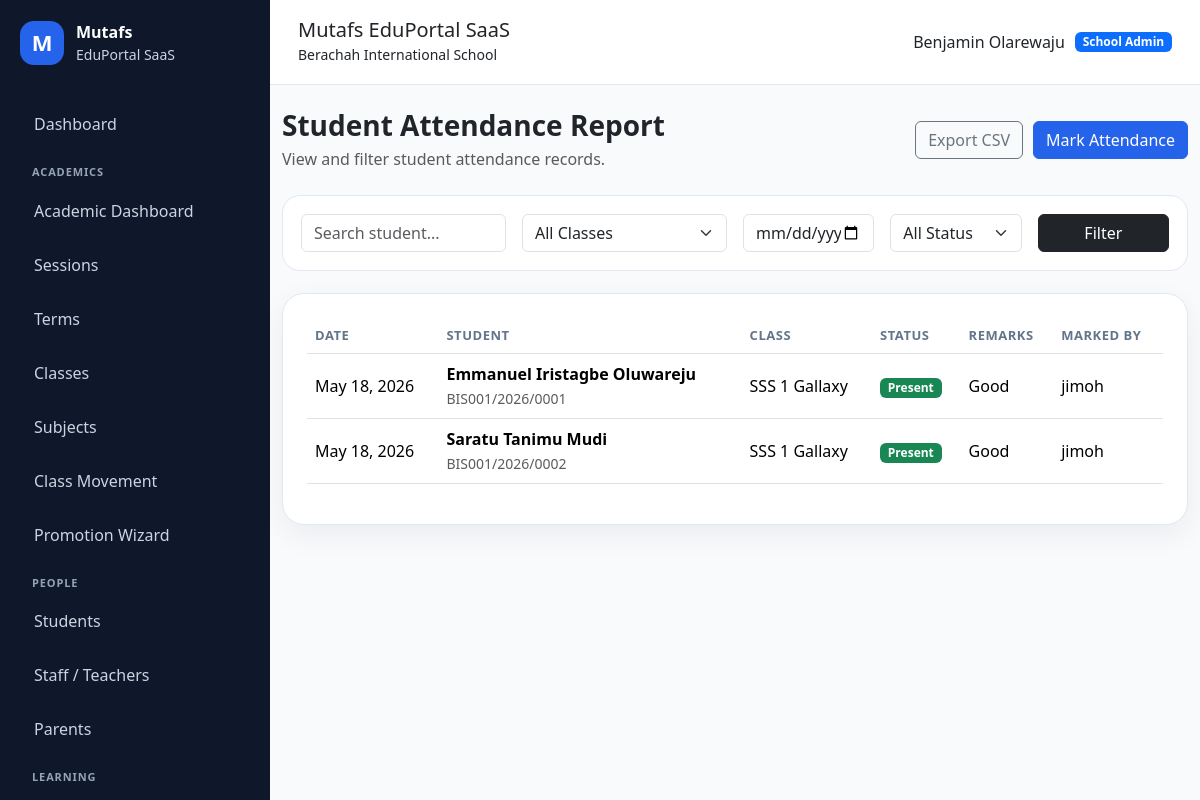
Screenshot of /attendance/students/report/ (signed in) with the database file from the repository.
### apps/schools/models.py (models this page shows, shortened)
class School(models.Model):
    class SubscriptionStatus(models.TextChoices):
        TRIAL = "TRIAL", "Trial"
        ACTIVE = "ACTIVE", "Active"
        EXPIRED = "EXPIRED", "Expired"
        SUSPENDED = "SUSPENDED", "Suspended"
    name = models.CharField(max_length=255)
    slug = models.SlugField(max_length=255, unique=True, db_index=True)
    portal_subpath = models.SlugField(
        max_length=255,
        unique=True,
        help_text="Public portal path, e.g. berachah-school",
    )
    code = models.CharField(max_length=50, unique=True, db_index=True)
    email = models.EmailField(blank=True)
    phone = models.CharField(max_length=30, blank=True)
    address = models.TextField(blank=True)
    logo = models.ImageField(upload_to="school_logos/", blank=True, null=True)
    result_stamp = models.ImageField(
        upload_to="school_stamps/",
        blank=True,
        null=True,
    )
    is_active = models.BooleanField(default=True)
    is_verified = models.BooleanField(default=False)
    subscription_status = models.CharField(
        max_length=20,
        choices=SubscriptionStatus.choices,
        default=SubscriptionStatus.TRIAL,
        db_index=True,
    )
    subscription_start_date = models.DateField(null=True, blank=True)
    subscription_end_date = models.DateField(null=True, blank=True)
    result_checker_enabled = models.BooleanField(default=True)
    cbt_enabled = models.BooleanField(default=True)
    finance_enabled = models.BooleanField(default=True)
    parent_portal_enabled = models.BooleanField(default=True)
    custom_domain = models.CharField(
        max_length=255,
        blank=True,
        db_index=True,
        help_text="Example: schoolname.com",
    )
    subdomain = models.SlugField(
        max_length=100,
        blank=True,
        db_index=True,
        help_text="Example: brightstar",
    )
    primary_color = models.CharField(
        max_length=20,
        default="#2563eb",
    )
    secondary_color = models.CharField(
        max_length=20,
        default="#0f172a",
    )
    accent_color = models.CharField(
        max_length=20,
        default="#22c55e",
    )
    maintenance_mode = models.BooleanField(default=False)
    maintenance_message = models.TextField(
        blank=True,
        default="This school portal is temporarily under maintenance.",
    )
    storage_limit_mb = models.PositiveIntegerField(default=500)
    allow_custom_branding = models.BooleanField(default=True)
    created_at = models.DateTimeField(auto_now_add=True)
    updated_at = models.DateTimeField(auto_now=True)
    class Meta:
        ordering = ["name"]
        indexes = [
            models.Index(fields=["slug"]),
            models.Index(fields=["portal_subpath"]),
            models.Index(fields=["subscription_status"]),
            models.Index(fields=["is_active"]),
        ]
    @property
    def is_subscription_expired(self):
        if not self.subscription_end_date:
            return False
        return timezone.localdate() > self.subscription_end_date

### apps/accounts/models.py (models this page shows, shortened)
class User(AbstractUser):
    class Role(models.TextChoices):
        SUPER_ADMIN = "SUPER_ADMIN", "Super Admin"
        SCHOOL_ADMIN = "SCHOOL_ADMIN", "School Admin"
        TEACHER = "TEACHER", "Teacher"
        STUDENT = "STUDENT", "Student"
        PARENT = "PARENT", "Parent/Guardian"
    email = models.EmailField(unique=True)
    role = models.CharField(
        max_length=30,
        choices=Role.choices,
        default=Role.STUDENT,
        db_index=True,
    )
    school = models.ForeignKey(
        "schools.School",
        on_delete=models.SET_NULL,
        null=True,
        blank=True,
        related_name="users",
    )
    phone = models.CharField(max_length=30, blank=True)
    profile_picture = models.ImageField(
        upload_to="profiles/",
        blank=True,
        null=True,
    )
    must_change_password = models.BooleanField(default=False)
    last_login_ip = models.GenericIPAddressField(null=True, blank=True)
    last_activity_at = models.DateTimeField(null=True, blank=True)
    failed_login_attempts = models.PositiveIntegerField(default=0)
    created_at = models.DateTimeField(auto_now_add=True)
    updated_at = models.DateTimeField(auto_now=True)
    REQUIRED_FIELDS = ["email"]
    class Meta:
        indexes = [
            models.Index(fields=["role"]),
            models.Index(fields=["school", "role"]),
            models.Index(fields=["email"]),
        ]
    @property
    def is_super_admin(self):
        return self.role == self.Role.SUPER_ADMIN
    @property
    def is_school_admin(self):
        return self.role == self.Role.SCHOOL_ADMIN
    @property
    def is_teacher(self):
        return self.role == self.Role.TEACHER
    @property
    def is_student(self):
        return self.role == self.Role.STUDENT
    @property
    def is_parent(self):
        return self.role == self.Role.PARENT

### apps/attendance/models.py (models this page shows, shortened)
class StudentAttendance(models.Model):
    class Status(models.TextChoices):
        PRESENT = "PRESENT", "Present"
        ABSENT = "ABSENT", "Absent"
        LATE = "LATE", "Late"
        EXCUSED = "EXCUSED", "Excused"
    school = models.ForeignKey(
        "schools.School",
        on_delete=models.CASCADE,
        related_name="student_attendance_records",
    )
    student = models.ForeignKey(
        "students.StudentProfile",
        on_delete=models.CASCADE,
        related_name="attendance_records",
    )
    school_class = models.ForeignKey(
        "academics.SchoolClass",
        on_delete=models.CASCADE,
        related_name="student_attendance_records",
    )
    session = models.ForeignKey(
        "academics.AcademicSession",
        on_delete=models.SET_NULL,
        null=True,
        blank=True,
    )
    term = models.ForeignKey(
        "academics.AcademicTerm",
        on_delete=models.SET_NULL,
        null=True,
        blank=True,
    )
    date = models.DateField()
    status = models.CharField(max_length=20, choices=Status.choices)
    remarks = models.CharField(max_length=255, blank=True)
    marked_by = models.ForeignKey(
        settings.AUTH_USER_MODEL,
        on_delete=models.SET_NULL,
        null=True,
        blank=True,
        related_name="marked_student_attendance",
    )
    created_at = models.DateTimeField(auto_now_add=True)
    updated_at = models.DateTimeField(auto_now=True)
    class Meta:
        ordering = ["-date", "student__surname"]
        unique_together = ("school", "student", "date")
        indexes = [
            models.Index(fields=["school", "date"]),
            models.Index(fields=["school", "school_class", "date"]),
            models.Index(fields=["student", "date"]),
            models.Index(fields=["status"]),
        ]

### apps/students/models.py (models this page shows, shortened)
class StudentProfile(models.Model):
    class Gender(models.TextChoices):
        MALE = "MALE", "Male"
        FEMALE = "FEMALE", "Female"
    class Status(models.TextChoices):
        ACTIVE = "ACTIVE", "Active"
        GRADUATED = "GRADUATED", "Graduated"
        TRANSFERRED = "TRANSFERRED", "Transferred"
        SUSPENDED = "SUSPENDED", "Suspended"
        WITHDRAWN = "WITHDRAWN", "Withdrawn"
    user = models.OneToOneField(
        settings.AUTH_USER_MODEL,
        on_delete=models.CASCADE,
        related_name="student_profile",
    )
    school = models.ForeignKey(
        "schools.School",
        on_delete=models.CASCADE,
        related_name="students",
    )
    current_class = models.ForeignKey(
        "academics.SchoolClass",
        on_delete=models.SET_NULL,
        null=True,
        blank=True,
        related_name="students",
    )
    admission_number = models.CharField(max_length=50, unique=True, db_index=True)
    passkey = models.CharField(max_length=20, unique=True, db_index=True)
    result_token = models.CharField(max_length=80, unique=True, blank=True, db_index=True)
    result_qr = models.ImageField(upload_to="result_qr_codes/", blank=True, null=True)
    surname = models.CharField(max_length=100, db_index=True)
    first_name = models.CharField(max_length=100)
    middle_name = models.CharField(max_length=100, blank=True)
    gender = models.CharField(max_length=10, choices=Gender.choices)
    date_of_birth = models.DateField(null=True, blank=True)
    passport = models.ImageField(upload_to="student_passports/", blank=True, null=True)
    guardian_name = models.CharField(max_length=150, blank=True)
    guardian_phone = models.CharField(max_length=30, blank=True)
    guardian_email = models.EmailField(blank=True)
    address = models.TextField(blank=True)
    status = models.CharField(max_length=20, choices=Status.choices, default=Status.ACTIVE)
    admission_date = models.DateField(default=timezone.localdate)
    created_at = models.DateTimeField(auto_now_add=True)
    updated_at = models.DateTimeField(auto_now=True)
    class Meta:
        ordering = ["surname", "first_name"]
        indexes = [
            models.Index(fields=["school", "current_class"]),
            models.Index(fields=["school", "status"]),
            models.Index(fields=["surname"]),
            models.Index(fields=["admission_number"]),
            models.Index(fields=["passkey"]),
        ]
    @property
    def full_name(self):
        names = [self.surname, self.first_name, self.middle_name]
        return " ".join([name for name in names if name]).strip()

### apps/academics/models.py (models this page shows, shortened)
class SchoolClass(models.Model):
    class Category(models.TextChoices):
        NURSERY = "NURSERY", "Nursery"
        PRIMARY = "PRIMARY", "Primary"
        JSS = "JSS", "Junior Secondary"
        SSS = "SSS", "Senior Secondary"
    school = models.ForeignKey(
        "schools.School",
        on_delete=models.CASCADE,
        related_name="classes",
    )
    name = models.CharField(max_length=100)
    category = models.CharField(max_length=20, choices=Category.choices)
    position_order = models.PositiveIntegerField(default=0)
    is_active = models.BooleanField(default=True)
    created_at = models.DateTimeField(auto_now_add=True)
    class Meta:
        ordering = ["position_order", "name"]
        unique_together = ("school", "name")

### apps/attendance/views.py (the view)
# urls.py: path("students/report/", views.student_attendance_report, name="student_attendance_report"),
@login_required
@role_required(User.Role.SCHOOL_ADMIN, User.Role.TEACHER)
def student_attendance_report(request):
    school = get_user_school(request)
    query = request.GET.get("q", "").strip()
    date = request.GET.get("date", "").strip()
    status = request.GET.get("status", "").strip()
    class_id = request.GET.get("class", "").strip()
    records = StudentAttendance.objects.filter(
        school=school,
    ).select_related("student", "school_class", "marked_by")
    if request.user.is_teacher:
        allowed_classes = teacher_allowed_classes(request)
        records = records.filter(school_class__in=allowed_classes)
        classes = allowed_classes
    else:
        classes = SchoolClass.objects.filter(school=school, is_active=True)
    if query:
        records = records.filter(
            Q(student__surname__icontains=query)
            | Q(student__first_name__icontains=query)
            | Q(student__admission_number__icontains=query)
        )
    if date:
        records = records.filter(date=date)
    if status:
        records = records.filter(status=status)
    if class_id:
        records = records.filter(school_class_id=class_id)
    return render(request, "attendance/student_attendance_report.html", {
        "records": records,
        "query": query,
        "date": date,
        "status": status,
        "class_id": class_id,
        "classes": classes,
        "statuses": StudentAttendance.Status.choices,
    })

### templates/attendance/student_attendance_report.html (shortened to what this page needs)
{% extends "base.html" %}
{% block content %}
<div class="d-flex flex-wrap justify-content-between align-items-center mb-4 gap-2">
    <div>
        <h3 class="fw-bold mb-1">Student Attendance Report</h3>
        <p class="text-muted mb-0">View and filter student attendance records.</p>
    </div>
    <div class="page-actions">
        <a href="{% url 'student_attendance_export_csv' %}" class="btn btn-outline-secondary">Export CSV</a>
        <a href="{% url 'student_attendance_select' %}" class="btn btn-primary">Mark Attendance</a>
    </div>
</div>
<div class="filter-card">
    <form method="get" class="row g-3">
        <div class="col-md-3">
            <input type="text" name="q" value="{{ query }}" class="form-control" placeholder="Search student...">
        </div>
        <div class="col-md-3">
            <select name="class" class="form-select">
                <option value="">All Classes</option>
            </select>
        </div>
        <div class="col-md-2">
            <input type="date" name="date" value="{{ date }}" class="form-control">
        </div>
        <div class="col-md-2">
            <select name="status" class="form-select">
                <option value="">All Status</option>
            </select>
        </div>
        <div class="col-md-2 d-grid">
            <button class="btn btn-dark">Filter</button>
        </div>
    </form>
</div>
<div class="content-card">
    <div class="table-responsive">
        <table class="table align-middle">
            <thead>
                <tr>
                    <th>Date</th>
                    <th>Student</th>
                    <th>Class</th>
                    <th>Status</th>
                    <th>Remarks</th>
                    <th>Marked By</th>
                </tr>
            </thead>
            <tbody>
                {% for record in records %}
                    <tr>
                        <td>{{ record.date }}</td>
                        <td>
                            <strong>{{ record.student.full_name }}</strong><br>
                            <small class="text-muted">{{ record.student.admission_number }}</small>
                        </td>
                        <td>{{ record.school_class.name }}</td>
                        <td>
                            {% if record.status == "PRESENT" %}
                                <span class="badge bg-success">Present</span>
                            {% elif record.status == "ABSENT" %}
                                <span class="badge bg-danger">Absent</span>
                            {% elif record.status == "LATE" %}
                                <span class="badge bg-warning text-dark">Late</span>
                            {% else %}
                                <span class="badge bg-secondary">{{ record.get_status_display }}</span>
                            {% endif %}
                        </td>
                        <td>{{ record.remarks|default:"—" }}</td>
                        <td>{{ record.marked_by.username|default:"—" }}</td>
                    </tr>
                {% empty %}
                    <tr>
                        <td colspan="6" class="text-center text-muted py-4">
                            No attendance record found.
                        </td>
                    </tr>
                {% endfor %}
            </tbody>
        </table>
    </div>
</div>
{% endblock %}

### templates/partials/navbar.html
<header class="topbar">
    <div>
        <h5 class="mb-0">{{ APP_NAME }}</h5>
        {% if current_school %}
            <small>{{ current_school.name }}</small>
        {% else %}
            <small>{{ COMPANY_NAME }}</small>
        {% endif %}
    </div>
    <div class="topbar-user">
        {% if request.user.is_authenticated %}
            <span>{{ request.user.get_full_name|default:request.user.username }}</span>
            <span class="badge bg-primary">{{ request.user.get_role_display }}</span>
        {% endif %}
    </div>
</header>

### rows the page displays
School: name "Berachah International School"
User: user.get_full_name "Benjamin Olarewaju", user.role "School Admin"
StudentAttendance: date "May 18, 2026", student.full_name "Emmanuel Iristagbe Oluwareju", student.admission_number "BIS001/2026/0001", school_class.name "SSS 1 Gallaxy", status "Present", remarks "Good", marked_by.username "jimoh"
StudentAttendance: date "May 18, 2026", student.full_name "Saratu Tanimu Mudi", student.admission_number "BIS001/2026/0002", school_class.name "SSS 1 Gallaxy", status "Present", remarks "Good", marked_by.username "jimoh"

### other values shown
{{ APP_NAME }} "Mutafs EduPortal SaaS"
